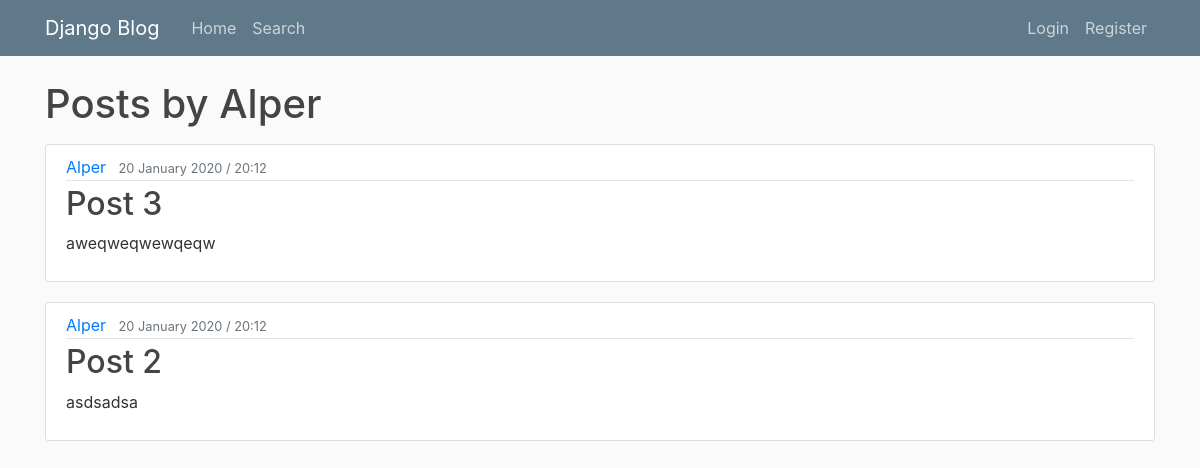
Screenshot of /user/Alper with the database file from the repository.
### blog/models.py (models this page shows, shortened)
class Post(models.Model):
    title = models.CharField(max_length=100)
    content = models.TextField()
    date_posted = models.DateTimeField(default=timezone.now)
    author = models.ForeignKey(User, on_delete=models.CASCADE)
    topic_name = models.ForeignKey(Topic, on_delete=models.CASCADE)

### blog/views.py (the view)
# urls.py: path('user/<str:username>', views.UserPostListView.as_view(), name='user-posts'),
class UserPostListView(ListView):
    model = Post
    template_name = 'blog/user_posts.html'
    context_object_name = 'posts'
    def get_queryset(self):
        user = get_object_or_404(User, username=self.kwargs.get('username'))
        return Post.objects.filter(author=user).order_by('-date_posted')

### blog/templates/blog/user_posts.html
{% extends "blog/base.html" %}
{% block content %}
    <h1 class="mb-3">Posts by {{ view.kwargs.username }} </h1>
    {% for post in posts %}
        <article class="media content-section">
          <div class="media-body">
            <div class="article-metadata">
              <a class="mr-2" href="{% url 'user-posts' post.author.username %}">{{ post.author }}</a>
              <small class="text-muted">{{ post.date_posted|date:"d F Y / H:i" }}</small>
            </div>
            <h2><a class="article-title" href="{% url 'post-detail' post.id %}">{{ post.title }}</a></h2>
            <p class="article-content">{{ post.content }}</p>
          </div>
        </article>
    {% endfor %}
{% endblock content %}

### blog/static/blog/main.css (style rules this page uses)
body { background: #fafafa; color: #333333; margin-top: 5rem; }
h1, h2, h3, h4, h5, h6 { color: #444444; }
.content-section { background: #ffffff; padding: 10px 20px; border: 1px solid #dddddd; border-radius: 3px; margin-bottom: 20px; }
.article-title { color: #444444; }
.article-content { white-space: pre-line; }
.article-metadata { padding-bottom: 1px; margin-bottom: 4px; border-bottom: 1px solid #e3e3e3 }

### rows the page displays
Post: author "Alper", date_posted "20 January 2020 / 20:12", title "Post 3", content "aweqweqwewqeqw"
Post: author "Alper", date_posted "20 January 2020 / 20:12", title "Post 2", content "asdsadsa"

### other values shown
{{ view.kwargs.username }} "Alper"
